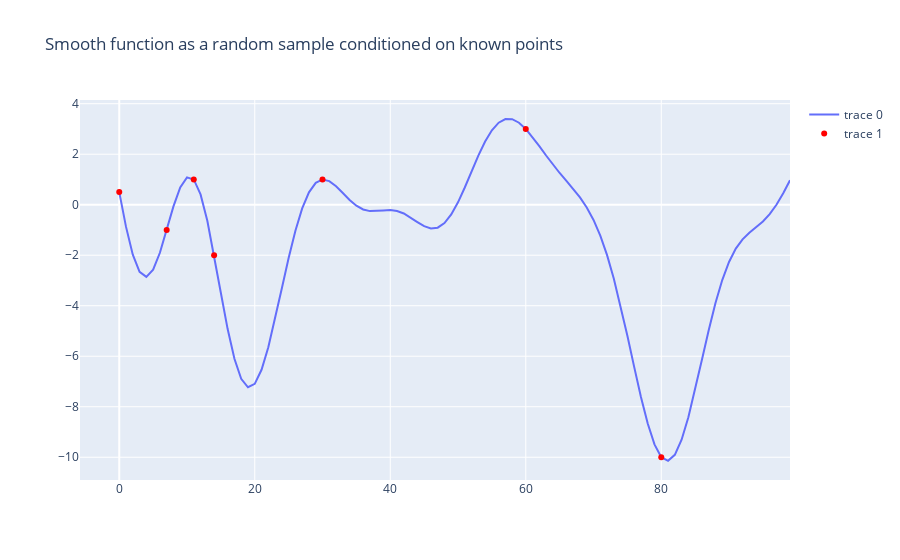

The cell this chart's notebook holds for it:
### Code cell
plot_random_smooth_func_conditioned_theoretical(
    {0: 0.5, 7: -1, 11: 1, 14: -2, 30: 1, 80: -10, 60: 3}, nd=100, n_output=1
)
